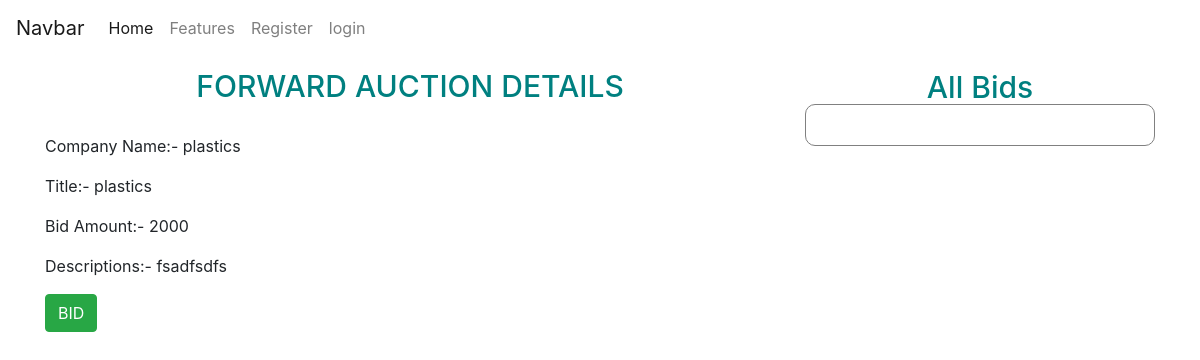
The page /details/689d638c-09c2-4681-af02-8229a08f76c4 on the database as committed earlier.
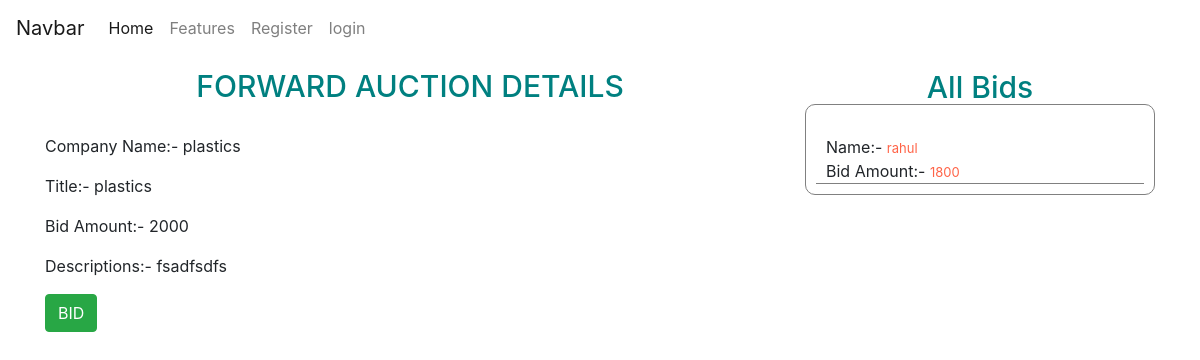
The same page on the database as committed later.
### bid/models.py (models this page shows)
class CreatedUserBid(models.Model):
   product_id= models.CharField(max_length=50)
   user_id= models.CharField(max_length=30)
   name= models.CharField(max_length=40)
   phone= models.CharField(max_length=12)
   bid_amount= models.IntegerField()
   email= models.EmailField(max_length=50)
   bid_msg= models.TextField()

### bid/views.py (the view)
# urls.py: path('details/<id>', bidViews.auctionDetail, name="auctionDetails"),
def auctionDetail(request, id):
   try:
      getAuctionDetails= CreateBid.objects.get(id=id)
      all_bids= CreatedUserBid.objects.filter(product_id=id)
      data={
         'product_details':getAuctionDetails,
         'all_bids':all_bids,
      }
      return render(request, 'AuctionDetails.html', {'data':data})
   except:
      return render(request, 'AuctionDetails.html')

### templates/AuctionDetails.html
{% extends 'base.html' %}
{% block main %}
<div class="container mt-5">
   <div class="row">
      <div class="col-md-8">
         <div class="heading">
            <h3>FORWARD AUCTION DETAILS</h3>
            <p>Company Name:- {{data.product_details.name}} </p>
            <p>Title:- {{data.product_details.name}}</p>
            <p>Bid Amount:- {{data.product_details.base_price}}</p>
            <p>Descriptions:- {{data.product_details.bid_desc}}</p>
            <a type="button" class="btn btn-success" href="/{{data.product_details.id}}/bid">BID</a>
         </div>
      </div>
      <div class="col-md-4">
         <div class="all_bid" >
            <div class="heading" style="border: 1px solid gray; border-radius: 10px; padding: 0px 10px 10px 10px;">
               <h3>All Bids</h3>
               {% for bids in data.all_bids %}
               <div class="biders" style="border-bottom: 1px solid gray; padding: 0px 10px;">
                  <p class="m-0">Name:- <span>{{bids.name}}</span></p>
                  <p class="m-0">Bid Amount:- <span>{{bids.bid_amount}}</span></p>
               </div>
               {% endfor %}
            </div>
         </div>
      </div>
   </div>
   {% endblock %}

Rows that differ between the two databases and show on the page:
added CreatedUserBid: name "rahul", bid_amount "1800"
